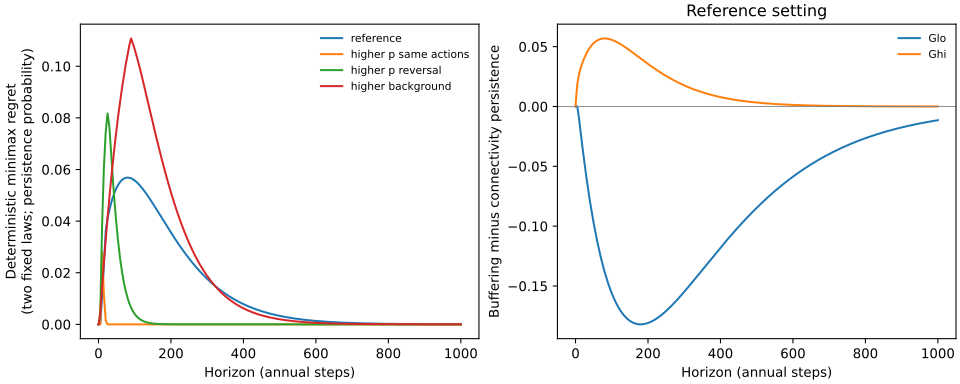

Source code (Python):
"""Horizon audit: exact finite-T anchors and stable transient-state curves.

uv run --python 3.12 --with numpy --with gmpy2 --with matplotlib python ideation/b_screen/n4_horizon_audit.py
Float curves are exploratory. Exact anchors use the unchanged rational kernels.
Regret is for a deterministic, once-only choice of R or C under two fixed laws.
"""
from fractions import Fraction as F
from pathlib import Path
import hashlib
import json
import numpy as np
from gmpy2 import mpq as Q
import n3_certificate as N

ROOT = Path(__file__).resolve().parent
CASES = [
    ('reference', F(1,10), F(1,50), F(4,5), F(3,20)),
    ('higher_p_same_actions', F(3,10), F(1,50), F(4,5), F(3,20)),
    ('higher_p_reversal', F(3,10), F(1,50), F(9,10), F(3,10)),
    ('higher_background', F(1,10), F(1,10), F(9,10), F(9,20)),
]
HORIZONS = [0,1,5,10,20,50,100,200,500,1000,2000,10000]


def metrics(P):
    dl, dh = P['Glo_R']-P['Glo_C'], P['Ghi_R']-P['Ghi_C']
    regret_R, regret_C = max(0,-dl,-dh), max(0,dl,dh)
    return dict(delta_glo=dl, delta_ghi=dh, regret_R=regret_R,
                regret_C=regret_C, deterministic_minimax_regret=min(regret_R,regret_C))


def kernels(p,e0,e1,c):
    q=p*p+F(2,9)*p*(1-p)
    result={}
    for name,law in zip(('Glo','Ghi'),N.laws(p,q)):
        for action in ('R','C'):
            K=N.averaged_kernel(action,4,e0,e1,c,*law)
            assert all(sum(row)==1 and all(x>=0 for x in row) for row in K)
            assert K[0][0]==1
            result[name+'_'+action]=([[Q(v.numerator,v.denominator) for v in row] for row in K],7 if action=='R' else 4)
    return q,result


def exact_anchors(Ks):
    vectors={k:[Q(int(i==start)) for i in range(len(K))] for k,(K,start) in Ks.items()}
    anchors=[]
    for T in range(1,201):
        vectors={k:N.matvec(v,Ks[k][0]) for k,v in vectors.items()}
        if T in (20,50,200):
            P={k:sum(v[1:]) for k,v in vectors.items()}
            assert all(Q(0)<=x<=Q(1) for x in P.values())
            m=metrics(P)
            anchors.append(dict(T=T,persistence={k:str(v) for k,v in P.items()},
                                metrics={k:str(v) for k,v in m.items()},
                                display={k:float(v) for k,v in m.items()}))
    return anchors


def run_case(case):
    name,p,e0,e1,c=case
    q,Ks=kernels(p,e0,e1,c)
    transient={k:np.array(K,dtype=float)[1:,1:] for k,(K,_) in Ks.items()}
    vectors={k:np.eye(len(K))[start-1] for k,K in transient.items() for start in [Ks[k][1]]}
    rows=[]
    peaks={}
    for T in range(2001):
        P={k:float(v.sum()) for k,v in vectors.items()}
        m=metrics(P)
        if T in HORIZONS or (T<=1000 and T%5==0):
            rows.append(dict(T=T,persistence=P,**m))
        for k in ('delta_glo','delta_ghi','deterministic_minimax_regret'):
            if k not in peaks or abs(m[k])>abs(peaks[k]['value']):
                peaks[k]=dict(T=T,value=m[k])
        vectors={k:v@transient[k] for k,v in vectors.items()}
    # Long horizon uses transient powers, avoiding subtraction from an absorbing mass near one.
    P={k:float(np.linalg.matrix_power(K,10000)[Ks[k][1]-1].sum()) for k,K in transient.items()}
    rows.append(dict(T=10000,persistence=P,**metrics(P)))
    exact=exact_anchors(Ks)
    for a in exact:
        r=next(r for r in rows if r['T']==a['T'])
        assert all(abs(r[k]-v)<2e-12 for k,v in a['display'].items())
    return dict(name=name,p=str(p),q=str(q),e0=str(e0),e1=str(e1),c=str(c),
                curve=rows,peaks_over_T_0_to_2000=peaks,exact_anchors=exact)


def plot(cases):
    import matplotlib
    matplotlib.use('Agg')
    import matplotlib.pyplot as plt
    fig,axes=plt.subplots(1,2,figsize=(10,4),layout='constrained')
    for case in cases:
        rows=[r for r in case['curve'] if r['T']<=1000]
        t=[r['T'] for r in rows]
        label=case['name'].replace('_',' ')
        axes[0].plot(t,[r['deterministic_minimax_regret'] for r in rows],label=label)
    ref=cases[0]
    rows=[r for r in ref['curve'] if r['T']<=1000]
    for key,label in [('delta_glo','Glo'),('delta_ghi','Ghi')]:
        axes[1].plot([r['T'] for r in rows],[r[key] for r in rows],label=label)
    axes[0].set_ylabel('Deterministic minimax regret\n(two fixed laws; persistence probability)')
    axes[1].set_ylabel('Buffering minus connectivity persistence')
    axes[1].set_title('Reference setting')
    axes[1].axhline(0,color='grey',lw=.7)
    for ax in axes:
        ax.set_xlabel('Horizon (annual steps)')
        ax.legend(frameon=False,fontsize=8)
    fig.savefig(ROOT/'n4_horizon_audit.svg')
    plt.close(fig)


def main():
    cases=[run_case(case) for case in CASES]
    result=dict(n=4,rho='2/9',cases=cases,source_sha256={
        name:hashlib.sha256((ROOT/name).read_bytes()).hexdigest()
        for name in (Path(__file__).name,'n3_certificate.py')})
    (ROOT/'n4_horizon_audit.json').write_text(json.dumps(result,indent=2)+'\n')
    plot(cases)
    for case in cases:
        print(case['name'],case['peaks_over_T_0_to_2000'])
        for anchor in case['exact_anchors']:
            print(anchor['T'],anchor['display'])


if __name__=='__main__':
    main()
